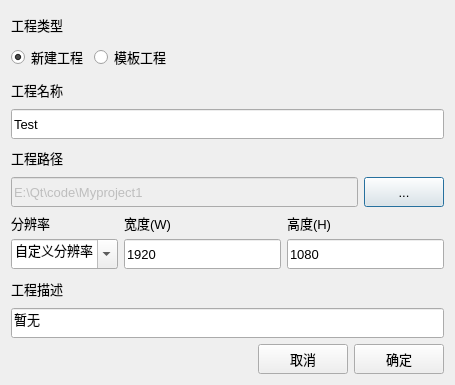
<?xml version="1.0" encoding="UTF-8"?>
<ui version="4.0">
 <class>NewDialog</class>
 <widget class="QDialog" name="NewDialog">
  <property name="geometry">
   <rect>
    <x>0</x>
    <y>0</y>
    <width>455</width>
    <height>385</height>
   </rect>
  </property>
  <property name="font">
   <font>
    <pointsize>10</pointsize>
   </font>
  </property>
  <property name="windowTitle">
   <string>Dialog</string>
  </property>
  <layout class="QVBoxLayout" name="verticalLayout_5">
   <item>
    <layout class="QVBoxLayout" name="verticalLayout_all">
     <item>
      <widget class="QLabel" name="label">
       <property name="font">
        <font>
         <pointsize>10</pointsize>
        </font>
       </property>
       <property name="text">
        <string>工程类型</string>
       </property>
      </widget>
     </item>
     <item>
      <layout class="QHBoxLayout" name="horizontalLayout">
       <item>
        <widget class="QRadioButton" name="radioButtonNew">
         <property name="text">
          <string>新建工程</string>
         </property>
         <property name="checked">
          <bool>true</bool>
         </property>
        </widget>
       </item>
       <item>
        <widget class="QRadioButton" name="radioButtonModel">
         <property name="text">
          <string>模板工程</string>
         </property>
        </widget>
       </item>
       <item>
        <spacer name="horizontalSpacer_2">
         <property name="orientation">
          <enum>Qt::Horizontal</enum>
         </property>
         <property name="sizeHint" stdset="0">
          <size>
           <width>40</width>
           <height>20</height>
          </size>
         </property>
        </spacer>
       </item>
      </layout>
     </item>
     <item>
      <widget class="QLabel" name="label_2">
       <property name="font">
        <font>
         <pointsize>10</pointsize>
        </font>
       </property>
       <property name="text">
        <string>工程名称</string>
       </property>
      </widget>
     </item>
     <item>
      <widget class="QLineEdit" name="lineEditName">
       <property name="minimumSize">
        <size>
         <width>0</width>
         <height>30</height>
        </size>
       </property>
       <property name="text">
        <string>Test</string>
       </property>
      </widget>
     </item>
     <item>
      <widget class="QLabel" name="label_3">
       <property name="font">
        <font>
         <pointsize>10</pointsize>
        </font>
       </property>
       <property name="text">
        <string>工程路径</string>
       </property>
      </widget>
     </item>
     <item>
      <layout class="QHBoxLayout" name="horizontalLayout_2">
       <item>
        <widget class="QLineEdit" name="lineEditPath">
         <property name="enabled">
          <bool>false</bool>
         </property>
         <property name="minimumSize">
          <size>
           <width>0</width>
           <height>30</height>
          </size>
         </property>
         <property name="text">
          <string>E:\Qt\code\Myproject1</string>
         </property>
        </widget>
       </item>
       <item>
        <widget class="QPushButton" name="pushButtonPath">
         <property name="minimumSize">
          <size>
           <width>0</width>
           <height>30</height>
          </size>
         </property>
         <property name="text">
          <string>...</string>
         </property>
        </widget>
       </item>
      </layout>
     </item>
     <item>
      <layout class="QHBoxLayout" name="horizontalLayout_4">
       <item>
        <layout class="QVBoxLayout" name="verticalLayout">
         <item>
          <widget class="QLabel" name="label_4">
           <property name="font">
            <font>
             <pointsize>10</pointsize>
            </font>
           </property>
           <property name="text">
            <string>分辨率</string>
           </property>
          </widget>
         </item>
         <item>
          <widget class="QComboBox" name="comboBox">
           <property name="minimumSize">
            <size>
             <width>0</width>
             <height>30</height>
            </size>
           </property>
           <property name="editable">
            <bool>true</bool>
           </property>
           <item>
            <property name="text">
             <string>自定义分辨率</string>
            </property>
           </item>
          </widget>
         </item>
        </layout>
       </item>
       <item>
        <layout class="QVBoxLayout" name="verticalLayout_3">
         <item>
          <widget class="QLabel" name="label_5">
           <property name="font">
            <font>
             <pointsize>10</pointsize>
            </font>
           </property>
           <property name="text">
            <string>宽度(W)</string>
           </property>
          </widget>
         </item>
         <item>
          <widget class="QLineEdit" name="lineEdit_Width">
           <property name="minimumSize">
            <size>
             <width>0</width>
             <height>30</height>
            </size>
           </property>
           <property name="text">
            <string>1920</string>
           </property>
          </widget>
         </item>
        </layout>
       </item>
       <item>
        <layout class="QVBoxLayout" name="verticalLayout_2">
         <item>
          <widget class="QLabel" name="label_6">
           <property name="font">
            <font>
             <pointsize>10</pointsize>
            </font>
           </property>
           <property name="text">
            <string>高度(H)</string>
           </property>
          </widget>
         </item>
         <item>
          <widget class="QLineEdit" name="lineEdit_Height">
           <property name="minimumSize">
            <size>
             <width>0</width>
             <height>30</height>
            </size>
           </property>
           <property name="text">
            <string>1080</string>
           </property>
          </widget>
         </item>
        </layout>
       </item>
      </layout>
     </item>
     <item>
      <widget class="QLabel" name="label_7">
       <property name="font">
        <font>
         <pointsize>10</pointsize>
        </font>
       </property>
       <property name="text">
        <string>工程描述</string>
       </property>
      </widget>
     </item>
     <item>
      <widget class="QLineEdit" name="lineEdit_Des">
       <property name="minimumSize">
        <size>
         <width>0</width>
         <height>30</height>
        </size>
       </property>
       <property name="text">
        <string>暂无</string>
       </property>
      </widget>
     </item>
     <item>
      <layout class="QHBoxLayout" name="horizontalLayout_3">
       <item>
        <spacer name="horizontalSpacer">
         <property name="orientation">
          <enum>Qt::Horizontal</enum>
         </property>
         <property name="sizeHint" stdset="0">
          <size>
           <width>40</width>
           <height>20</height>
          </size>
         </property>
        </spacer>
       </item>
       <item>
        <widget class="QPushButton" name="pushButton_Cancel">
         <property name="minimumSize">
          <size>
           <width>90</width>
           <height>30</height>
          </size>
         </property>
         <property name="text">
          <string>取消</string>
         </property>
        </widget>
       </item>
       <item>
        <widget class="QPushButton" name="pushButton_Ok">
         <property name="minimumSize">
          <size>
           <width>90</width>
           <height>30</height>
          </size>
         </property>
         <property name="text">
          <string>确定</string>
         </property>
        </widget>
       </item>
      </layout>
     </item>
    </layout>
   </item>
  </layout>
 </widget>
 <resources/>
 <connections>
  <connection>
   <sender>pushButton_Cancel</sender>
   <signal>clicked()</signal>
   <receiver>NewDialog</receiver>
   <slot>reject()</slot>
   <hints>
    <hint type="sourcelabel">
     <x>302</x>
     <y>358</y>
    </hint>
    <hint type="destinationlabel">
     <x>227</x>
     <y>192</y>
    </hint>
   </hints>
  </connection>
 </connections>
</ui>
